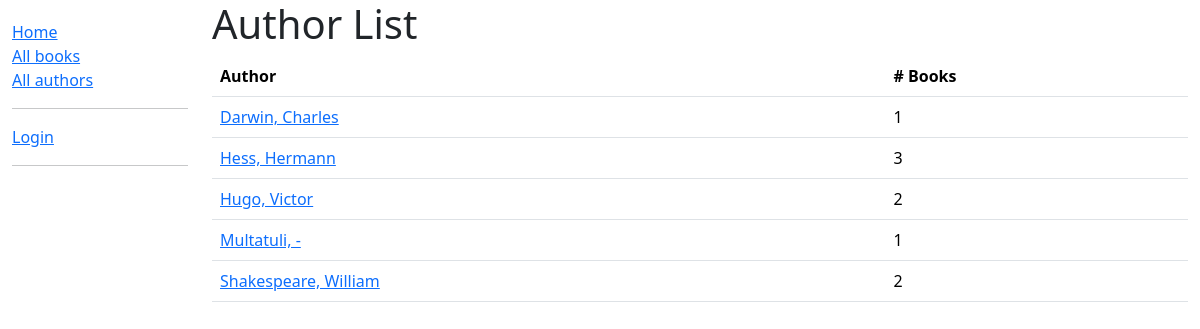
The app's page /catalog/authors/, older data.
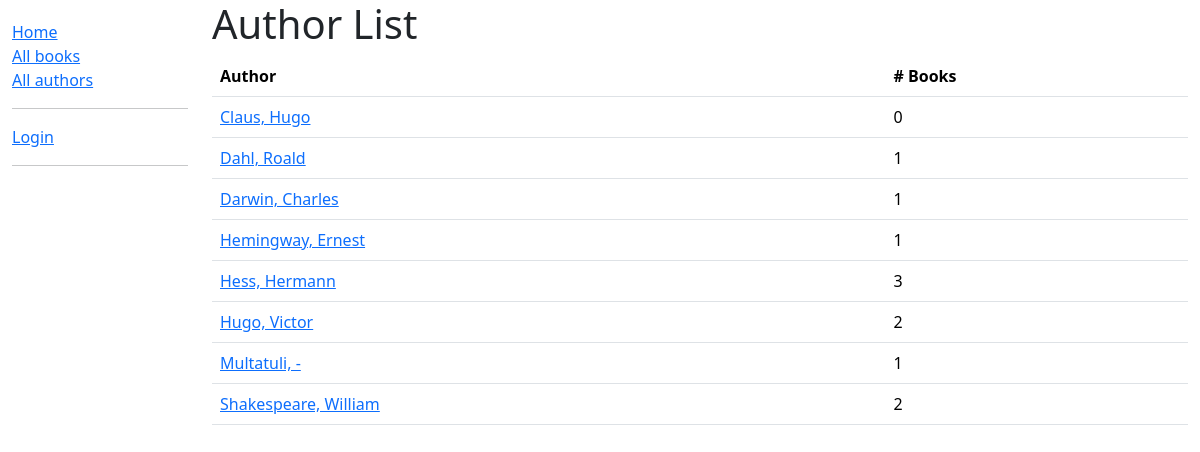
The same page, newer data.
### catalog/models.py (models this page shows)
class Author(models.Model):
    first_name = models.CharField(max_length=100)
    last_name = models.CharField(max_length=100)
    date_of_birth = models.DateField(null=True, blank=True)
    date_of_death = models.DateField(verbose_name="Died", null=True, blank=True)
    class Meta:
        ordering = ["last_name", "first_name"]
    def __str__(self):
        return f"{self.last_name}, {self.first_name}"
    def get_absolute_url(self):
        return reverse("author-detail", args=[str(self.id)])

### catalog/views.py (the view)
# urls.py: path("authors/", views.AuthorListView.as_view(), name="authors"),
class AuthorListView(generic.ListView):
    model = Author
    paginate_by = 10

### catalog/templates/catalog/author_list.html
{% extends "catalog/base_generic.html" %}
{% block content %}
    <h1>Author List</h1>
    <table class="table table-hover">
        <thead>
            <tr>
                <th scope="col">Author</th>
                <th scope="col"># Books</th>
            </tr>
        </thead>
        <tbody>
            {% for author in author_list %}
            <tr>
                <td><a href="{{ author.get_absolute_url }}">{{ author }}</a></td>
                <td>{{author.book_set.count}}</td>
            </tr>
            {% endfor %}
        </tbody>
    </table>
{% endblock content %}

### catalog/templates/catalog/base_generic.html (shortened to what this page needs)
<!doctype html>
<html lang="en">
  <head>
    <link href="https://cdn.jsdelivr.net/npm/bootstrap@5.3.3/dist/css/bootstrap.min.css"
      rel="stylesheet"
>
    {% load static %}
    <link rel="stylesheet" href="{% static 'css/styles.css' %}" />
  </head>
  <body>
    <div class="container-fluid">
      <div class="row">
        <div class="col-sm-2">
          {% block sidebar %}
            <ul class="sidebar-nav">
              <li><a href="{% url "index" %}">Home</a></li>
              <li><a href="{% url "books" %}">All books</a></li>
              <li><a href="{% url "authors" %}">All authors</a></li>
              <hr>
              {% if user.is_authenticated %}
                <li>User: {{ user.get_username }}</li>
                <li><a href="{% url "my-borrowed" %}">My Borrowed</a></li>
                <li>
                  <form id="logout-form" method="post" action="{% url "logout" %}">
                    {% csrf_token %}
                    <button type="submit" class="btn btn-link">Logout</button>
                  </form>
                </li>
              {% else %}
                <li><a href="{% url "login" %}?next={% url "index" %}">Login</a></li>
              {% endif %}
              <hr>
            </ul>
          {% endblock %}
        </div>
        <div class="col-sm-10 ">
          {% block content %}{% endblock content %}
        </div>
      </div>
    </div>
  </body>
</html>

### catalog/static/css/styles.css (style rules this page uses)
.sidebar-nav { margin-top: 20px; padding: 0; list-style: none; }

Row changes from the older to the newer data that the page shows:
added Author: last_name+first_name "Claus, Hugo", book_set.count "0"
added Author: last_name+first_name "Dahl, Roald", book_set.count "1"
added Author: last_name+first_name "Hemingway, Ernest", book_set.count "1"
